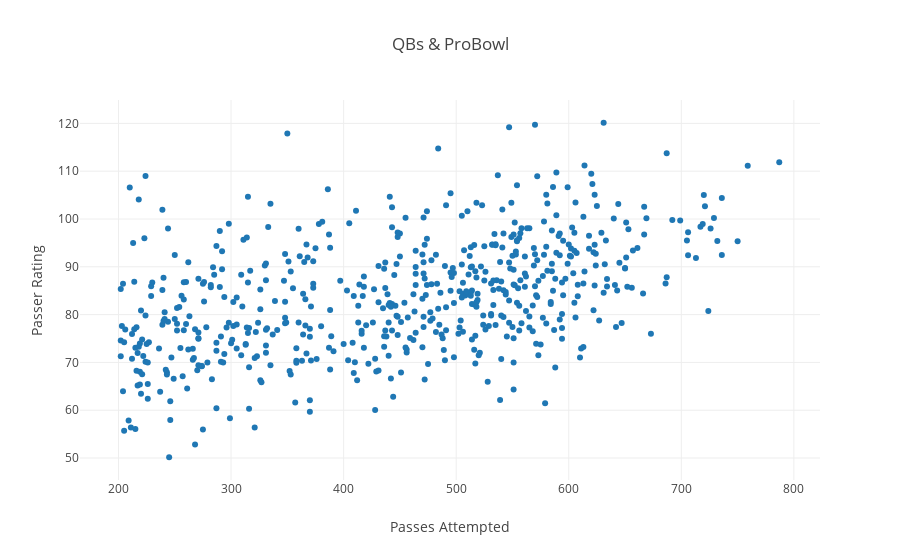

Notebook code cell kept with this figure:
### Code cell
##Interactive chart attempt 1

import plotly as py
import plotly.graph_objs as go
import ipywidgets as widgets

layout = go.Layout(
    title = 'QBs & ProBowl',
    yaxis = dict(
            title='Passer Rating'
    ),
    xaxis = dict(
            title='Passes Attempted'
    ),
)

scatter1 = go.Scatter(
    x=df_passer_by_season_qb.PASSER,
    y=df_passer_by_season_qb.PASS_RAT,
    mode='markers',)

fig1 = go.Figure(data=[scatter1], layout=layout)
py.offline.iplot(fig1)

### Figure 1 — Plotly figure (JSON) as saved in the notebook; plotly's stock layout.template omitted (floating-point values rounded to 4 significant figures; data arrays with more than 128 entries replaced by an {"elided": "..."} marker saying what was removed)
{"data": [{"mode": "markers", "type": "scatter", "x": {"elided": "591 int values"}, "y": {"elided": "591 float values"}}], "layout": {"title": "QBs & ProBowl", "xaxis": {"title": "Passes Attempted"}, "yaxis": {"title": "Passer Rating"}}}
